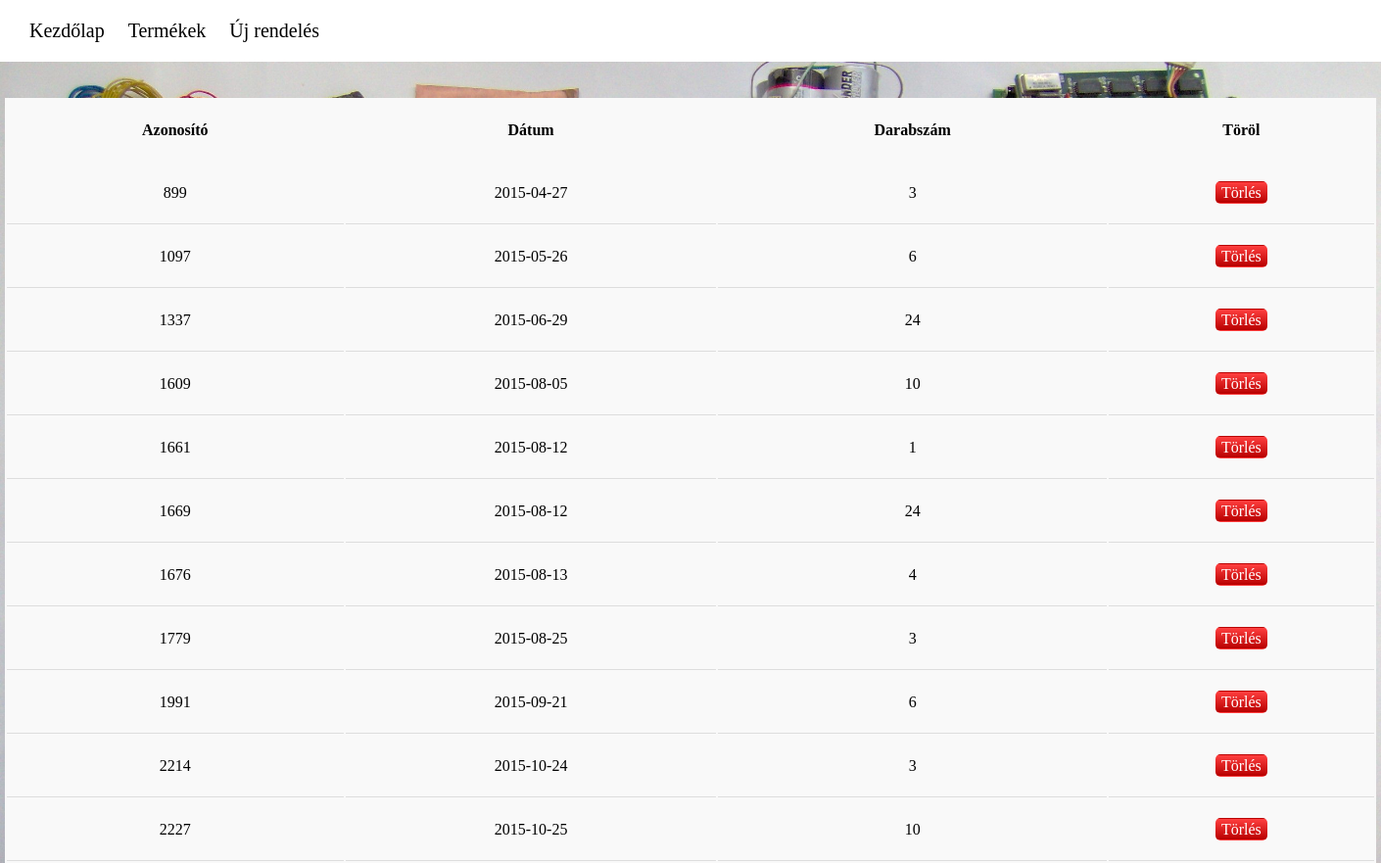
/index.php?c=orders&termekId=91910, run on the app's committed database.
### tables this page shows
CREATE TABLE rendelesek (
  id int,
  datum date,
  termekId int,
  db int,
  CONSTRAINT rendelesek_id PRIMARY KEY (id),
  CONSTRAINT termek_fk FOREIGN KEY(termekId) REFERENCES termekek(id) ON DELETE CASCADE ON UPDATE CASCADE
)DEFAULT;

### Application/Core/functions.php (called while the page is built, shortened)
<?php
function view($params)
{
    require_once APPPATH.'Templates/_layout.php';
    die;
}

### Application/Core/controllers.php (called while the page is built, shortened)
<?php
function ordersController()
{
    $config     = getConfig(CONF_FILE_PATH);
    $pdo        = getConnection($config);
    $termekId   = $_GET['termekId'];
    $orders = getOrdersById($pdo, $termekId);
    view([
        'title'     => 'Rendelések listája',
        'view'      =>'orders',
        'orders'    => $orders
    ]);
}

### index.php (called while the page is built, shortened)
<?php
require_once APPPATH.'Core/controllers.php';
require_once APPPATH.'Core/functions.php';
require_once APPPATH.'Database/database.php';
require_once APPPATH.'Core/core.php';

### Application/Database/database.php (called while the page is built, shortened)
<?php
function  getOrdersById($pdo, $termekId)
{
    $smt = $pdo->prepare('select * from `rendelesek` where `termekId` lIKE :termekId');
    $smt->bindParam(':termekId', $termekId);
    try
    {
        if (!$smt->execute())
        {
            throw new Exception($smt->errorInfo()[2]);
        }
        return $smt->fetchAll(PDO::FETCH_ASSOC);
    }
    catch (Exception $e)
    {
        return false;
    }
}

### Application/Templates/ordersView.php (the view)
<table class="table">
    <tr>
        <th>Azonosító</th>
        <th>Dátum</th>
        <th>Darabszám</th>
        <th>Töröl</th>
    </tr>
    <?php foreach($orders as $order): ?>
        <tr>
            <td><?= $order['id'] ?></td>
            <td><?= $order['datum'] ?></td>
            <td><?= $order['db'] ?></td>
            <td>
                <a href="index.php?c=deleteOrder&orderId=<?= $order['id'] ?>" class="btn btn-rd">Törlés</a>
            </td>
        </tr>
    <?php endforeach ?>
</table>

### Application/Style/style.css (style rules this page uses)
html { background-image: url("../Image/hatter.jpg"); background-size : 100% 100%; background-attachment: fixed; width : 100%; height : 100%; }
body { margin : 0; margin-top : 100px; }
.table { width : 1400px; margin : auto; background-color: #f9f9f9; }
.table td, .table th { line-height : 60px; min-width : 2%; text-align : center; }
.table td { border-bottom : 1px solid #ddd; }
.btn { padding : 2px 5px; border-radius : 5px; border : 1px solid transparent; text-decoration : none; }
.btn-rd { color : white; background-image: linear-gradient(to bottom, rgb(255, 63, 63), rgb(184, 0, 0)); }

### data on the page
rendelesek: id "899", datum "2015-04-27", db "3"
rendelesek: id "1097", datum "2015-05-26", db "6"
rendelesek: id "1337", datum "2015-06-29", db "24"
rendelesek: id "1609", datum "2015-08-05", db "10"
rendelesek: id "1661", datum "2015-08-12", db "1"
rendelesek: id "1669", datum "2015-08-12", db "24"
rendelesek: id "1676", datum "2015-08-13", db "4"
rendelesek: id "1779", datum "2015-08-25", db "3"
rendelesek: id "1991", datum "2015-09-21", db "6"
rendelesek: id "2214", datum "2015-10-24", db "3"
rendelesek: id "2227", datum "2015-10-25", db "10"
